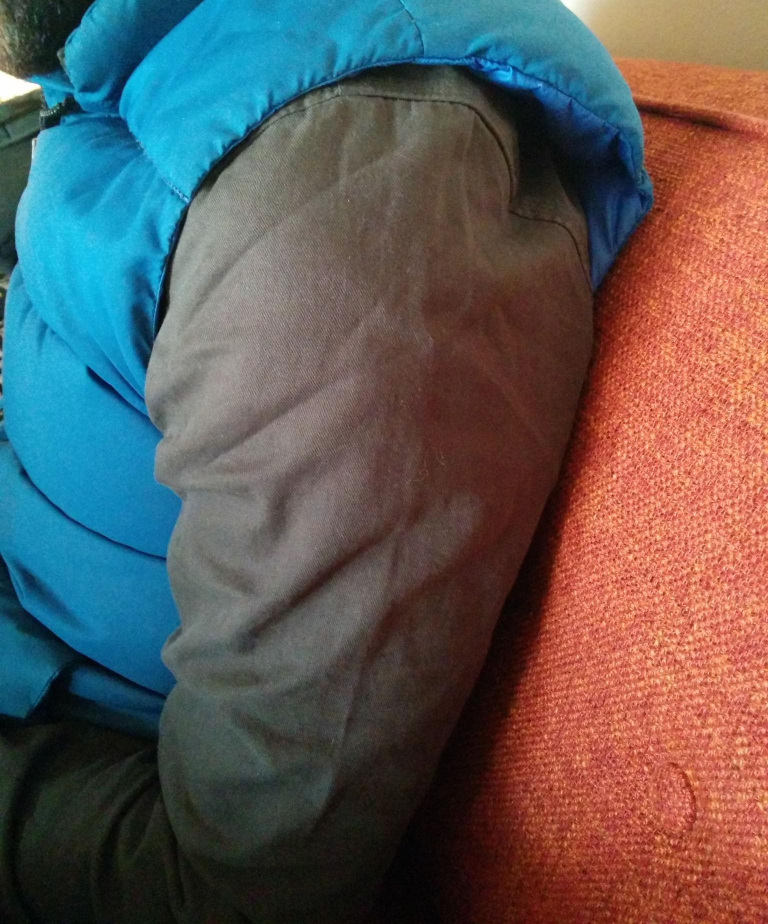
#> input picture 20140109-color-segmentation$/anders_shirt_color.jpg, 1536 x 1848 px (shown at 1/2 size)
$ jupyter execute --allow-errors shirt_color_segmentation.ipynb   (shell and % lines are left out)   (older library calls are emulated)
#> lines starting #> are read from the running program, lines starting #| are printed output that depends on the picture
## What color is my shirt?

This example goes through figuring out what color different regions of an image are.

Many parts of this code from @stefenvdwalt, specifically his pydata2012 presentation.

The original source is here:

https://github.com/stefanv/teaching/blob/master/2012_pydata_nyc_skimage/demos/mm_color_cluster.py

There are tons of other examples in that repo, so definitely worth taking a look there if you want to learn skimage.

The code in this notebook goes along with this blog post:
http://algorithmshop.com/20140109-color-segmentation.html

[cell 1]
%pylab inline

[cell 2]
FILE_PATH = 'anders_shirt_color.jpg'

# Higher number => less detail. Really just the pyramid level.
DETAIL = 2
CLUSTERS = 5

[cell 3]
# Implemented by @stefanvdwalt from auto-clustering suggestion by  Matt Terry
# Hacked up for a blog post by @justinvf

from skimage import io, color, exposure
from skimage.transform import pyramid_gaussian
from sklearn import cluster, preprocessing
import numpy as np

img = io.imread(FILE_PATH)
#> img is the input picture: shape (1848, 1536, 3); mean R, G, B 94, 88.9, 87.8

pyramid = tuple(pyramid_gaussian(img, downscale=2))
#> pyramid = 12 items
img = pyramid[DETAIL]
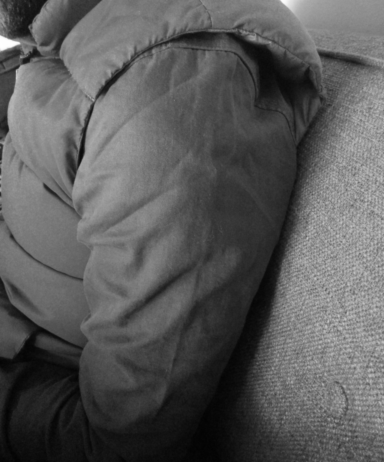
#> img: shape (462, 384, 1) float64; min 0.0117, max 0.998, mean 0.354

# convert to LAB colorspace
#> (the rest of this cell did not finish here and is left out)

[cell 4]
# Make some images with the different cluster highlighted in the original image.
from skimage import morphology


def get_image_and_mask(cluster):
    mask = labels == cluster
    # some morphology stuff really cleans up the output picture
    mask = morphology.binary_closing(mask, morphology.diamond(1))
    mask = morphology.binary_opening(mask, morphology.diamond(1))
    # Binary masks seem to be spitting out non-binary junk...
    mask = mask.astype(np.bool)

    img_cluster = img_lab.copy()
    # Darken the points that are not in the cluster by down
    # scaling the L component and knocking out the color
    # components
    img_cluster[..., 0][~mask] *= .3
    img_cluster[..., 1:][~mask] = 0

    to_return = img.copy()
    to_return[~mask] = color.lab2rgb(img_cluster)[~mask]

    return (to_return, mask)


(img_height, img_width) = img.shape[:2]
#> img_height = 462; img_width = 384

# This is going to be our sprited blog post image
all_images = np.zeros((img_height * (CLUSTERS + 1), img_width, 3))

# Add original image at top
all_images[0:img_height, :, :] = img
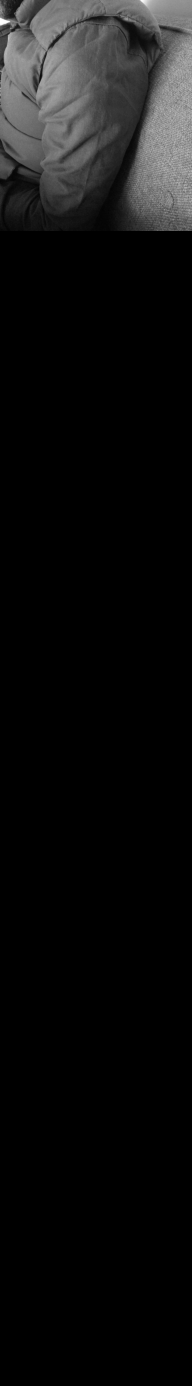
#> all_images: shape (2772, 384, 3) float64 (shown at 1/2 size); min 0, max 0.998, mean 0.059

# Make a image with all the clusters
#> (the rest of this cell did not finish here and is left out)
